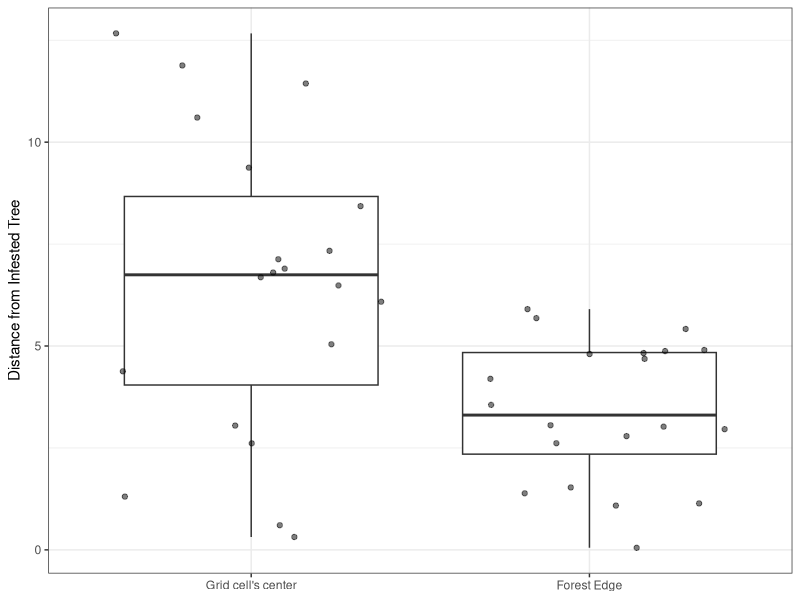
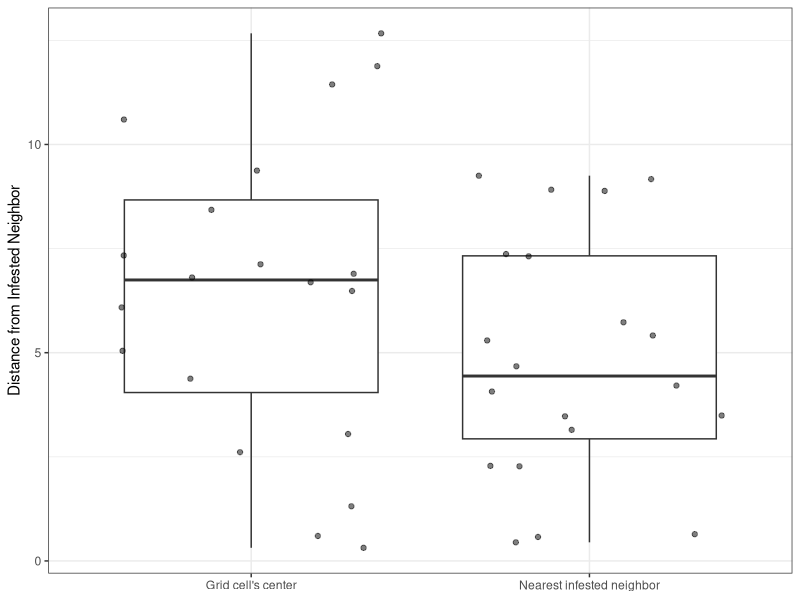

R code for these plots, in order:
## ---- chunk 1
#| warning: false

library(readxl)
library(dplyr)
library(tidyr)
library(ggplot2)

worms <- read_excel('data/webworms.xlsx')
worms
## ---- chunk 2
#| fig-cap: "Boxplot illustration of infested trees to the distance distribution of (left) grid cell's center and (right) the nearest forest edge."
#| label: fig-edge

worms_long <- worms %>% 
  select(-d_nearest_infested_neighbour) %>%  # remove columns we are not interested in
  pivot_longer(cols=starts_with("d"), 
               names_to="condition", 
               values_to="distance") 

ggplot(data = worms_long, aes(x=condition, y = distance)) +
  geom_boxplot(outlier.shape = NA) +
  geom_jitter(alpha=0.5) +
  scale_x_discrete(labels = c("Grid cell's center", "Forest Edge")) +
  ylab(label = "Distance from Infested Tree") +
  theme_bw() +
  theme(axis.title.x = element_blank())
## ---- chunk 3
t.test(worms$d_infested_tree, worms$d_infested_tree_forest_edge, equal.var = F)  # assume the variance is not identical for the 2 distributions
## ---- chunk 4
#| fig-cap: "Boxplot illustration of infested trees to the distance distribution of (left) grid cell's center and (right) the nearest infested tree neighbor."
#| label: fig-nn

worms_long <- worms %>% 
  select(-d_infested_tree_forest_edge) %>%  # remove columns we are not interested in
  pivot_longer(cols=starts_with("d"), 
               names_to="condition", 
               values_to="distance") 

ggplot(data = worms_long, aes(x=condition, y = distance)) +
  geom_boxplot(outlier.shape = NA) +
  geom_jitter(alpha=0.5) +
  scale_x_discrete(labels = c("Grid cell's center", "Nearest infested neighbor")) +
  ylab(label = "Distance from Infested Neighbor") +
  theme_bw() +
  theme(axis.title.x = element_blank())
## ---- chunk 5
xi = worms$d_infested_tree
yi = worms$d_nearest_infested_neighbour
n = 20

c = sum((xi^2 / (xi^2 + 0.5 * (yi ^ 2))) / n)
z = (c - 0.5) / ((1 / (12 * n)) ^ 0.5)
print(paste("C value is", c))
print(paste("z value is", z))
